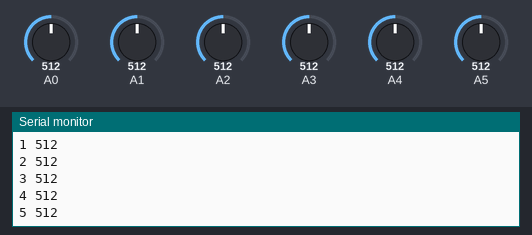
Bench run of a sketch on a simulated Arduino Uno, built with avr-gcc and run on an emulated ATmega328P. Shown: the last lines printed to the serial monitor. The inputs (shaded band) are chosen by the test bench; at power-on: A0 = 512, A1 = 512, A2 = 512, A3 = 512, A4 = 512, A5 = 512.

Above: at 1.2 s.
1.3 s: A0 set to 716
At 1.33 s:
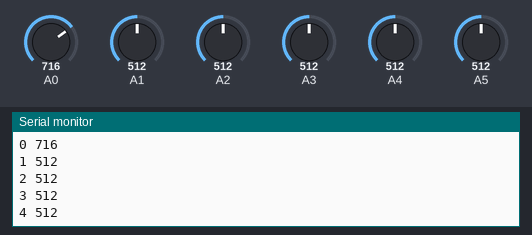
2.8 s: A1 set to 716
At 3.06 s:
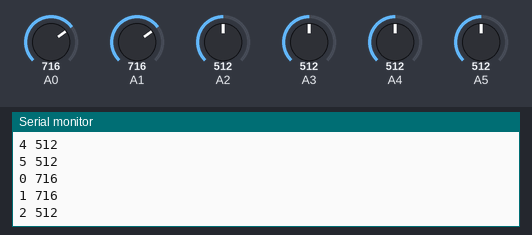
4.3 s: A2 set to 716
At 4.59 s:
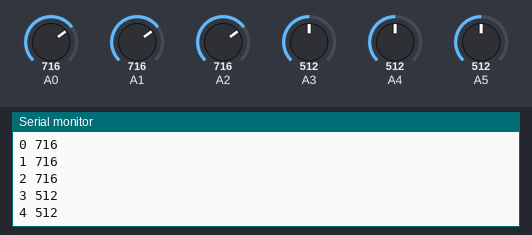
5.8 s: A3 set to 716
At 5.81 s:
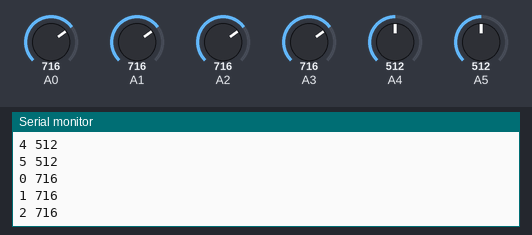
7.3 s: A4 set to 716
At 7.34 s:
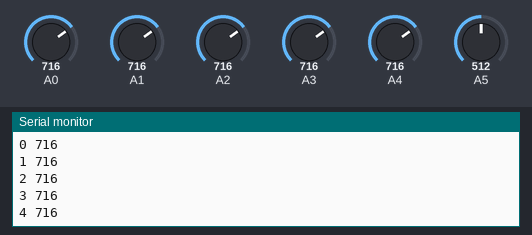
8.8 s: A5 set to 716
At 8.87 s:
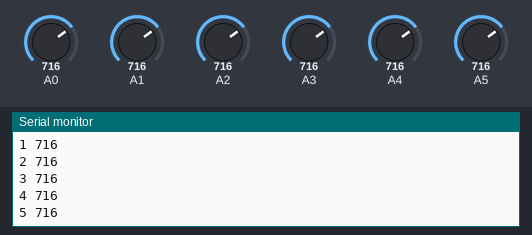
Timing chart, 0 to 11.3 s (numbered marks = the images above; inputs shaded):
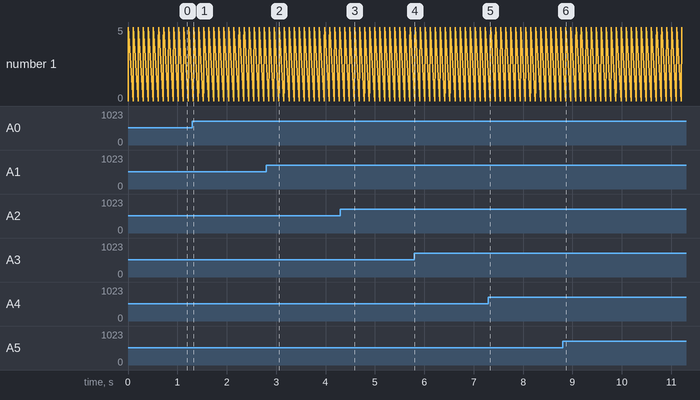

The sketch:

Arduinocode_bodysoundsuit.ino
```cpp
///balam soto  bodysounsuit v1  some time  in 2010
//This  code is in the public domain.

int analogValue0 = 0;    // variable to hold the analog value
int analogValue1 = 0;
int analogValue2 = 0;
int analogValue3 = 0;
int analogValue4 = 0;
int analogValue5 = 0;  //  lasT one  variable to hold the analog value


void setup() {

  //keep this speed  seems to work fine for serial transmition on mac os
  //besides no need for faster speed

  Serial.begin(57600);


}

void loop() {


analogValue0 = analogRead(0);
analogValue1 = analogRead(1);
analogValue2 = analogRead(2);
analogValue3 = analogRead(3);
analogValue4 = analogRead(4);
analogValue5 = analogRead(5);


  // print as an ASCII encoded  the space after digit is to have clean
  //print if you want to use  Osc after serial conversion


Serial.print("0 ");
Serial.println(analogValue0);
Serial.print("1 ");
Serial.println(analogValue1);
Serial.print("2 ");
Serial.println(analogValue2);
Serial.print("3 ");
Serial.println(analogValue3);
Serial.print("4 ");
Serial.println(analogValue4);
Serial.print("5 ");
Serial.println(analogValue5);

delay(100);

///ho yeaaaa,   need to start clean, and have a smooth buffer


Serial.flush();

///that's is it,   now  run to your computer and  start screaming  it works,


}
```

Measured:
- after the input at 1.3 s, the serial monitor: prints a new line at once (image 1)
- after the input at 2.8 s, the serial monitor: prints a new line after 0.05 s (image 2)
- after the input at 4.3 s, the serial monitor: prints a new line after 0.08 s (image 3)
- after the input at 7.3 s, the serial monitor: prints a new line at once (image 5)
- after the input at 8.8 s, the serial monitor: prints a new line after 0.07 s (image 6)
